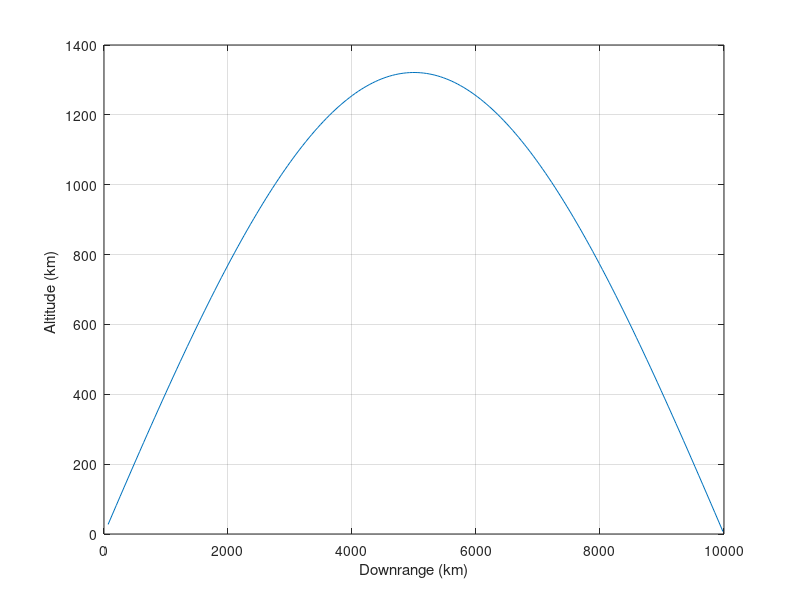
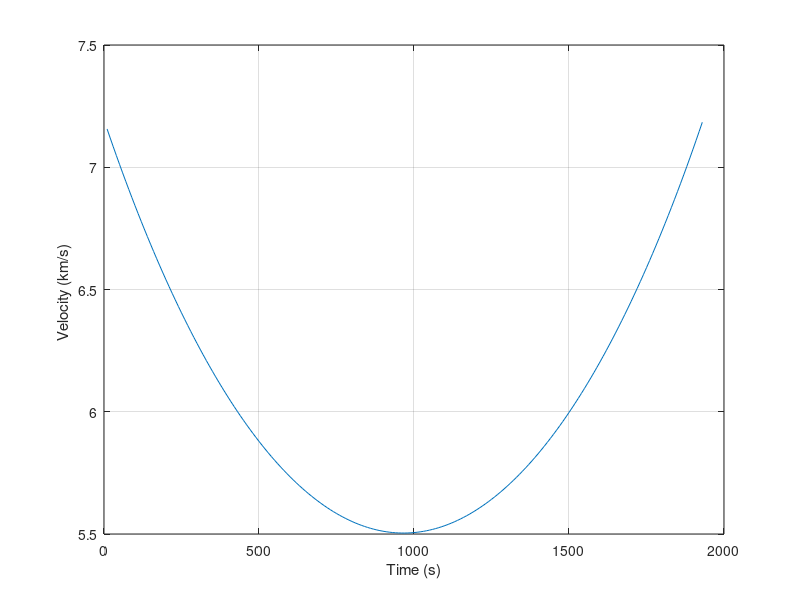

The MATLAB source for these figures, in order:
clear
count=0;
QMIN=1;
H=.01;
A=2.0926e7;
GM=1.4077e16;
DISTKM=10000.;
ANGDEG=0.;
ANG=ANGDEG/57.3;
PHI=DISTKM*3280./A;
if QMIN==1;
    GAM=3.14159/4.-PHI/4.;
else
    GAM=25./57.3;
    GAM=20./57.3;
end
ALTKM=0.;
ALT=ALTKM*3280.;
R0=A+ALT;
TOP=GM*(1.-cos(PHI));
TEMP=R0*cos(GAM)/A-cos(PHI+GAM);
BOT=R0*cos(GAM)*TEMP;
V=sqrt(TOP/BOT);
VRX=V*cos(1.5708-GAM+ANG);
VRY=V*sin(1.5708-GAM+ANG);
XLAM=R0*V*V/GM;
TOP1=tan(GAM)*(1-cos(PHI))+(1-XLAM)*sin(PHI);
BOT1P=(1-cos(PHI))/(XLAM*cos(GAM)*cos(GAM));
BOT1=(2-XLAM)*(BOT1P+cos(GAM+PHI)/cos(GAM));
TOP2=2*cos(GAM);
BOT2=XLAM*((2/XLAM-1)^1.5);
TOP3=sqrt(2/XLAM-1);
BOT3=cos(GAM)/tan(PHI/2)-sin(GAM);
TEMP=(TOP2/BOT2)*atan2(TOP3,BOT3);
TF=R0*(TOP1/BOT1+TEMP)/(V*cos(GAM));
VIC=V/3280.;
SCOUNT=0.;
X=(A+ALT)*cos(ANG);
Y=(A+ALT)*sin(ANG);
XFIRST=X;
YFIRST=Y;
X1=VRX;
Y1=VRY;
T=0.;
while ~((T>10.) & ALT<0.)
     XOLD=X;
     YOLD=Y;
     X1OLD=X1;
     Y1OLD=Y1;
     STEP=1;
     FLAG=0;
     while STEP <=1
         if FLAG==1
             STEP=2;
             X=X+H*XD;
             Y=Y+H*YD;
             X1=X1+H*X1D;
             Y1=Y1+H*Y1D;
             T=T+H;
         end
         TEMBOT=(X^2+Y^2)^1.5;
         X1D=-GM*X/TEMBOT;
         Y1D=-GM*Y/TEMBOT;
         XD=X1;
         YD=Y1;
         ALT=sqrt(X^2+Y^2)-A;
         FLAG=1;
     end
     FLAG=0;
     X=(XOLD+X)/2+.5*H*XD;
     Y=(YOLD+Y)/2+.5*H*YD;
     X1=(X1OLD+X1)/2+.5*H*X1D;
     Y1=(Y1OLD+Y1)/2+.5*H*Y1D;
SCOUNT=SCOUNT+H;
if SCOUNT>=9.9999
     SCOUNT=0.;
     ALTKM=ALT/3280.;
     R=sqrt(X^2+Y^2);
     RF=sqrt(XFIRST^2+YFIRST^2);
     CBETA=(X*XFIRST+Y*YFIRST)/(R*RF);
     if CBETA>1
         CBETA=1;
     end
     BETA=acos(CBETA);
     DISTRTKM=A*BETA/3280.;
     VELKM=sqrt(X1^2+Y1^2)/3280.;
     count=count+1;
     ArrayT(count)=T;
     ArrayDISTRTKM(count)=DISTRTKM;
     ArrayALTKM(count)=ALTKM;
     ArrayVELKM(count)=VELKM;
end
end

figure
plot(ArrayDISTRTKM,ArrayALTKM),grid
xlabel('Downrange (km)')
ylabel('Altitude (km) ')
figure
plot(ArrayT,ArrayVELKM),grid
xlabel('Time (s)')
ylabel('Velocity (km/s) ')
clc
output=[ArrayT',ArrayDISTRTKM',ArrayALTKM',ArrayVELKM'];
save datfil.txt output -ascii
disp 'simulation finished'
